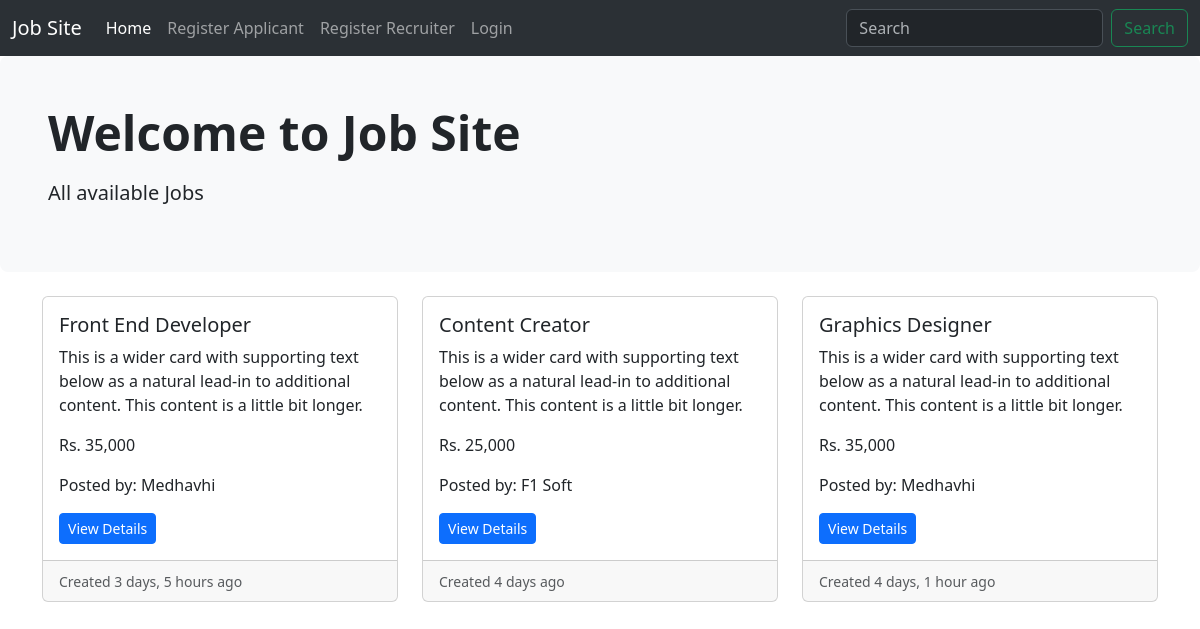
Page /job-listing on the earlier database version.
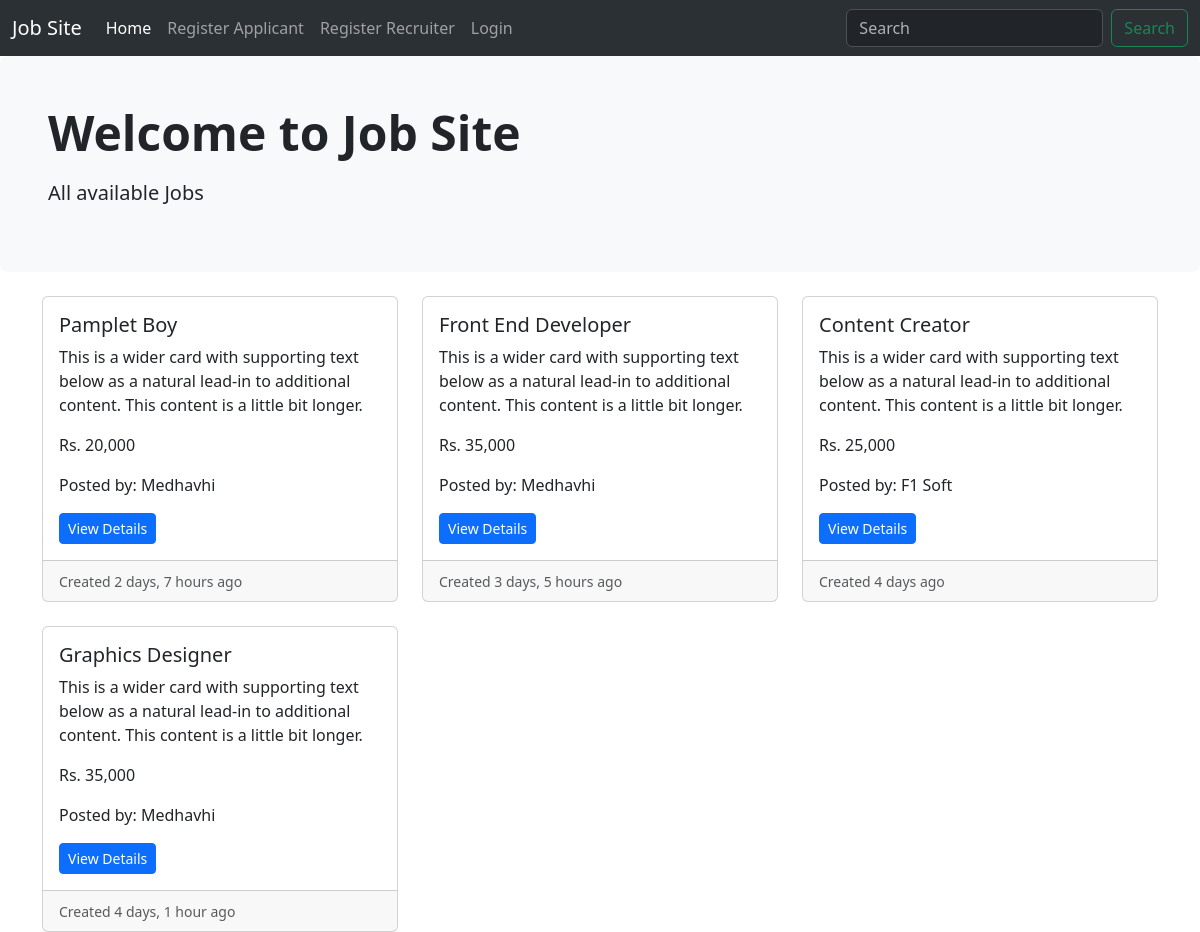
Same page on the later database version.
### work/models.py (models this page shows, shortened)
class Work(models.Model):
    job_type_choice = {
        ('Remote' , 'Remote'),
        ('Onsite' , 'Onsite'),
        ('Hybrid' , 'Hybrid'),
    }
    user = models.ForeignKey(CustomUser , on_delete=models.CASCADE)
    company = models.ForeignKey(Company , on_delete=models.CASCADE)
    title = models.CharField(max_length=100)
    city = models.CharField(max_length=100)
    salary = models.PositiveIntegerField()
    requirements = models.TextField()
    ideal_candidate = models.TextField()
    required_skills = models.TextField(null=True, blank=True)
    is_available = models.BooleanField(default=True)
    timestamp = models.DateTimeField(auto_now_add=True)
    industry = models.ForeignKey(Industry , on_delete=models.DO_NOTHING , null=True , blank=True)
    province = models.ForeignKey(Province , on_delete=models.DO_NOTHING , blank=True , null=True)
    job_type = models.CharField(max_length=50 , choices=job_type_choice , null=True , blank=True)

### company/models.py (models this page shows)
class Company(models.Model):
    user = models.OneToOneField(CustomUser , on_delete=models.CASCADE)
    name = models.CharField(max_length=100 , null=True , blank=True)
    est_date = models.PositiveIntegerField(null=True , blank=True)
    city = models.CharField(max_length=100, null=True , blank=True)
    province = models.CharField(max_length=100, null=True , blank=True)
    def __str__(self):
        return self.name

### website/views.py (the view)
# urls.py: path('job-listing' , views.job_listing , name='job-listing'),
def job_listing(request):
    jobs = Work.objects.filter(is_available = True).order_by('-timestamp')
    context = {
        'jobs': jobs,
    }
    return render(request , 'website/job_listing.html' , context)

### templates/website/job_listing.html
{% extends 'base.html' %}
{% load humanize %}
{% block content %}
{% include 'navbar.html' %}
<section>
    <div class="p-5 mb-4 bg-light rounded-3">
        <div container-fluid py-5>
            <h2 class="display-5 fw-bold">Welcome to Job Site</h1>
            <p class="col-md-8 fs-5 mt-3">All available Jobs</p>
        </div>
    </div>
</section>
<div class="container-sm">
    <div class="row row-cols-1 row-cols-md-3 g-4">
        {% for job in jobs %}
        <div class="col">
          <div class="card h-100">
            <div class="card-body">
              <h5 class="card-title">{{ job.title }}</h5>
              <p class="card-text">This is a wider card with supporting text below as a natural lead-in to additional content. This content is a little bit longer.</p>
              <p class="card-text">Rs. {{ job.salary|intcomma }}</p>
              <p class="card-text">Posted by: {{ job.company }}</p>
              <a class="btn btn-primary btn-sm" href="{% url 'job-details' job.id %}">View Details</a>
            </div>
            <div class="card-footer">
              <small class="text-muted">Created {{ job.timestamp|naturaltime }}</small>
            </div>
          </div>
        </div>
          {% endfor %}
    </div>
</div>
{% endblock content %}

Differences in the rows shown:
added Work: title "Pamplet Boy", salary "20,000", company "Medhavhi", timestamp "2 days, 7 hours ago"
